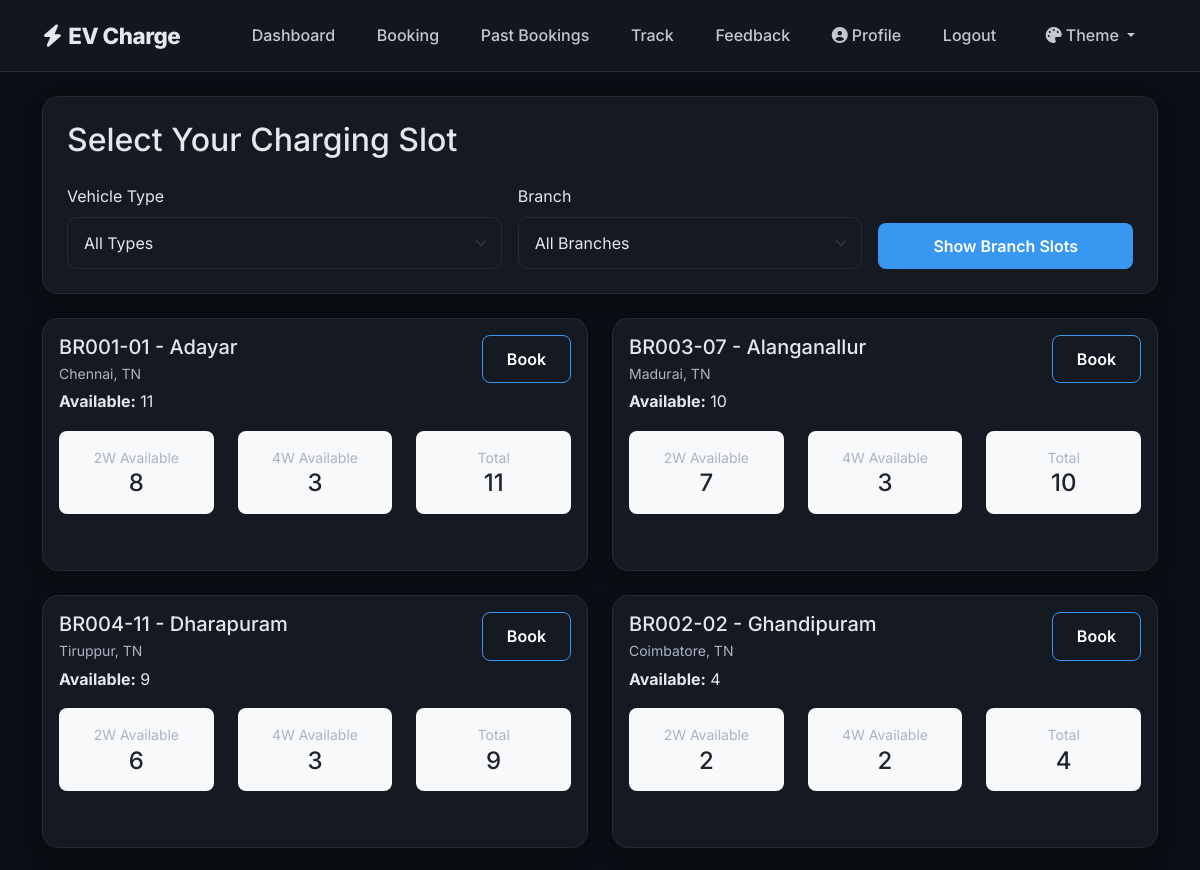
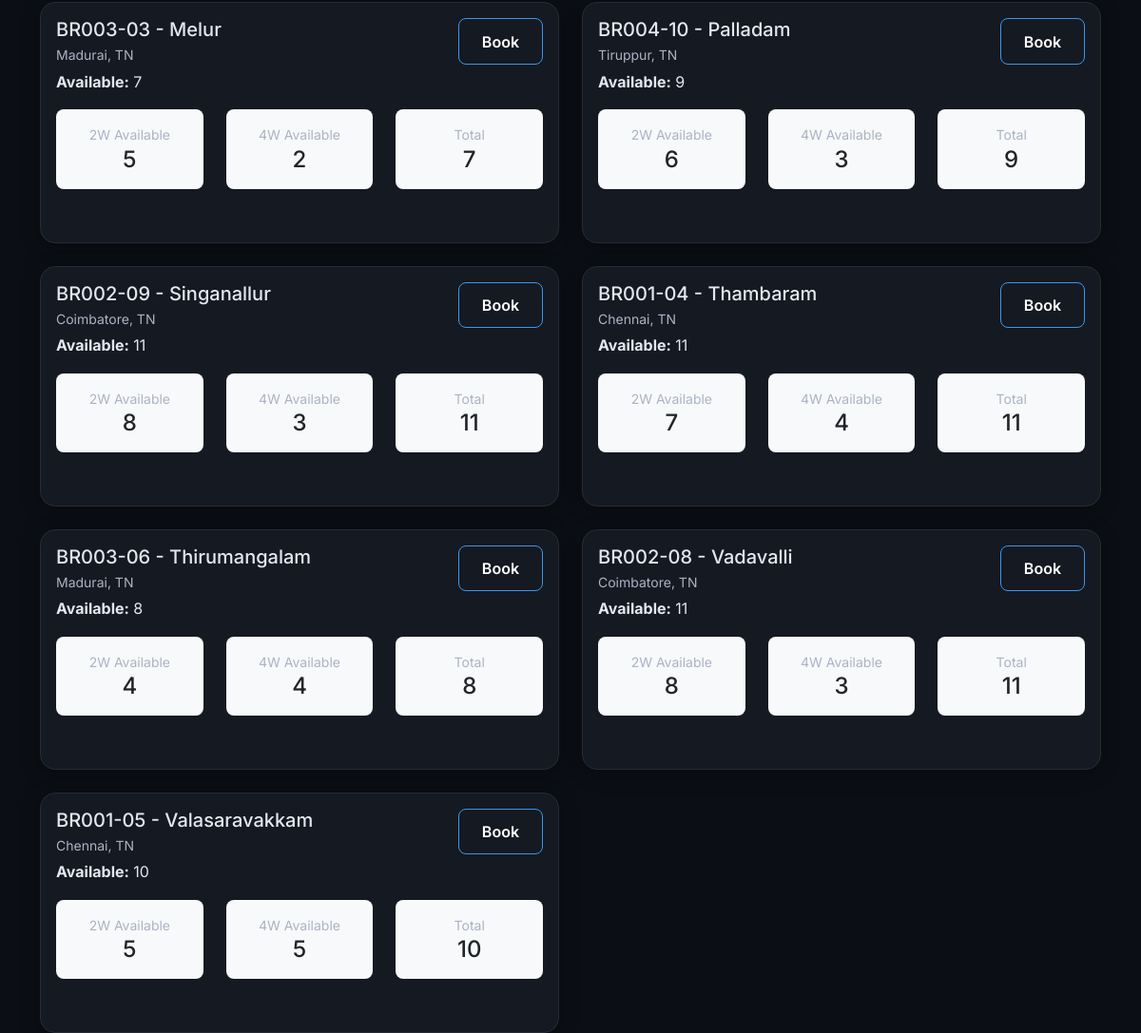
The app's page /user/booking (signed in) with its own data (2 pictures, top to bottom).
### models.py (models this page shows, shortened)
class Branch(db.Model):
    __tablename__ = 'branches'
    id = db.Column(db.Integer, primary_key=True)
    station_id = db.Column(db.Integer, db.ForeignKey('stations.id'), nullable=False)
    name = db.Column(db.String(120), nullable=False)
    location = db.Column(db.String(200), nullable=True)
    latitude = db.Column(db.Float, nullable=True)
    longitude = db.Column(db.Float, nullable=True)
    slots_2w_total = db.Column(db.Integer, default=0)
    slots_4w_total = db.Column(db.Integer, default=0)
    price_2w_per_hour = db.Column(db.Float, default=20.0)
    price_4w_per_hour = db.Column(db.Float, default=50.0)
    open_time = db.Column(db.Time, default=time(6, 0))
    close_time = db.Column(db.Time, default=time(22, 0))
    slots = db.relationship('Slot', backref='branch', lazy=True)
    @property
    def branch_code(self):
        if self.station and self.id:
            return f"{self.station.branch_code}-{self.id:02d}"
        return f"BR000-00"
    @property
    def branch_label(self):
        return f"{self.branch_code} - {self.name}"

class Station(db.Model):
    __tablename__ = 'stations'
    id = db.Column(db.Integer, primary_key=True)
    name = db.Column(db.String(100), nullable=False)
    location = db.Column(db.String(200), nullable=False)  # Tamil Nadu Area
    latitude = db.Column(db.Float, nullable=True)
    longitude = db.Column(db.Float, nullable=True)
    slots = db.relationship('Slot', backref='station', lazy=True)
    bookings = db.relationship('Booking', backref='station', lazy=True)
    feedbacks = db.relationship('Feedback', backref='station', lazy=True)
    branches = db.relationship('Branch', backref='station', lazy=True)
    @property
    def branch_code(self):
        return f"BR{self.id:03d}" if self.id else "BR000"

### routes/user_routes.py (the view, shortened to what this page needs)
@user_bp.route('/booking', methods=['GET', 'POST'])
@login_required
def booking():
    selected_vehicle = request.args.get('vehicle_type')
    selected_branch_id = request.args.get('branch_id', '').strip()
    selected_branch = None
    available_slots = []
    branches = Branch.query.order_by(Branch.name).all()
    branch_summaries = []
    for branch in branches:
        available_2w = Slot.query.filter_by(branch_id=branch.id, status='Available', type='2W', parent_slot_id=None).count()
        available_4w = Slot.query.filter_by(branch_id=branch.id, status='Available', type='4W', parent_slot_id=None).count()
        branch_summaries.append({
            'branch': branch,
            'available_2w': available_2w,
            'available_4w': available_4w,
            'total_available': available_2w + available_4w
        })
    if selected_branch_id:
        try:
            branch_id_int = int(selected_branch_id)
            selected_branch = Branch.query.get(branch_id_int)
        except ValueError:
            selected_branch = None
    available_2w = 0
    available_4w = 0
    return render_template('user/booking.html',
                           branches=branches,
                           branch_summaries=branch_summaries,
                           slots=available_slots,
                           selected_vehicle=selected_vehicle,
                           selected_branch=selected_branch,
                           selected_branch_id=selected_branch_id,
                           available_2w=available_2w,
                           available_4w=available_4w,
                           total_available=available_2w + available_4w)

### app.py (called while the page is built)
@login_manager.user_loader
def load_user(user_id):
    return User.query.get(int(user_id))

@app.context_processor
def inject_google_maps_api_key():
    return {
        'gmaps_api_key': app.config['GOOGLE_MAPS_API_KEY']
    }

### src/templates/user/booking.html (shortened to what this page needs)
{% extends "base.html" %}
{% block content %}
<div class="card p-4 mb-4">
    <h2 class="mb-4">Select Your Charging Slot</h2>
    <form method="GET" class="row g-3">
        <div class="col-md-5">
            <label class="form-label">Vehicle Type</label>
            <select name="vehicle_type" class="form-select">
                <option value="" {{ 'selected' if not selected_vehicle }}>All Types</option>
            </select>
        </div>
        <div class="col-md-4">
            <label class="form-label">Branch</label>
            <select name="branch_id" class="form-select">
                <option value="" {{ 'selected' if not selected_branch_id }}>All Branches</option>
            </select>
        </div>
        <div class="col-md-3 d-flex align-items-end">
            <button type="submit" class="btn btn-primary w-100">Show Branch Slots</button>
        </div>
    </form>
</div>
{% if selected_branch %}
    <div class="card mb-4">
        <div class="card-body">
            <div class="row align-items-center">
                <div class="col-md-8">
                    <h4 class="mb-2">{{ selected_branch.branch_label }}</h4>
                    <p class="mb-1 text-secondary"><i class="fas fa-map-marker-alt me-1"></i>{{ selected_branch.location or 'Location not set' }}</p>
                    <p class="mb-1"><strong>Operating Hours:</strong> {{ selected_branch.open_time.strftime('%H:%M') if selected_branch.open_time else '06:00' }} - {{ selected_branch.close_time.strftime('%H:%M') if selected_branch.close_time else '22:00' }}</p>
                    <p class="mb-1"><strong>Capacity:</strong> {{ selected_branch.slots_2w_total }} x 2W, {{ selected_branch.slots_4w_total }} x 4W</p>
                    <p class="mb-0"><strong>Available Now:</strong> {{ available_2w }} x 2W, {{ available_4w }} x 4W ({{ total_available }} total)</p>
                </div>
                <div class="col-md-4 text-end">
                    <span class="badge bg-info text-dark">Book this branch</span>
                </div>
            </div>
        </div>
    </div>
    <div class="card mb-4">
        <div class="card-body">
            <h4 class="mb-4">Complete Your Booking</h4>
            <form method="POST" class="row g-3">
                <input type="hidden" name="branch_id" value="{{ selected_branch.id }}">
                <div class="col-md-6">
                    <label class="form-label">Vehicle Type</label>
                    <select name="vehicle_type" class="form-select" required>
                        <option value="" {{ 'selected' if not selected_vehicle }}>Choose vehicle type</option>
                        <option value="2W" {{ 'selected' if selected_vehicle == '2W' }}>2-Wheeler</option>
                        <option value="4W" {{ 'selected' if selected_vehicle == '4W' }}>4-Wheeler</option>
                    </select>
                </div>
                <div class="col-md-6">
                    <label class="form-label">Booking Date</label>
                    <input type="date" name="booking_date" class="form-control" required>
                </div>
                <div class="col-md-6">
                    <label class="form-label">Booking Time</label>
                    <input type="time" name="booking_time" class="form-control" required>
                </div>
                <div class="col-md-6 d-flex align-items-end">
                    <button type="submit" class="btn btn-primary w-100">Confirm Booking</button>
                </div>
            </form>
        </div>
    </div>
{% else %}
    <div class="row row-cols-1 row-cols-md-2 g-4">
        {% for item in branch_summaries %}
            <div class="col">
                <div class="card h-100 p-3">
                    <div class="d-flex justify-content-between align-items-start mb-3">
                        <div>
                            <h5 class="mb-1">{{ item.branch.branch_label }}</h5>
                            <p class="text-secondary small mb-1">{{ item.branch.location or 'Location not set' }}</p>
                            <p class="mb-0"><strong>Available:</strong> {{ item.total_available }}</p>
                        </div>
                        <a href="{{ url_for('user.booking', branch_id=item.branch.id, vehicle_type=selected_vehicle) }}" class="btn btn-outline-primary">Book</a>
                    </div>
                    <div class="row text-center">
                        <div class="col">
                            <div class="p-3 bg-light rounded-3 mb-2">
                                <div class="text-muted small">2W Available</div>
                                <div class="h4 mb-0">{{ item.available_2w }}</div>
                            </div>
                        </div>
                        <div class="col">
                            <div class="p-3 bg-light rounded-3 mb-2">
                                <div class="text-muted small">4W Available</div>
                                <div class="h4 mb-0">{{ item.available_4w }}</div>
                            </div>
                        </div>
                        <div class="col">
                            <div class="p-3 bg-light rounded-3 mb-2">
                                <div class="text-muted small">Total</div>
                                <div class="h4 mb-0">{{ item.total_available }}</div>
                            </div>
                        </div>
                    </div>
                </div>
            </div>
        {% endfor %}
    </div>
{% endif %}
{% endblock %}

### src/templates/base.html (shortened to what this page needs)
<!DOCTYPE html>
<html lang="en">
<head>
    <link href="https://cdn.jsdelivr.net/npm/bootstrap@5.3.0/dist/css/bootstrap.min.css" rel="stylesheet">
    <link rel="stylesheet" href="https://cdnjs.cloudflare.com/ajax/libs/font-awesome/6.0.0/all.min.css">
    <link rel="stylesheet" href="{{ url_for('static', filename='css/style.css', v='1.2') }}">
</head>
<body>
    <nav class="navbar navbar-expand-lg">
        <div class="container">
            <a class="navbar-brand" href="{{ url_for('home') }}">
                <i class="fas fa-bolt me-2"></i>EV Charge
            </a>
            <div class="collapse navbar-collapse" id="navbarNav">
                <ul class="navbar-nav ms-auto">
                    {% if current_user.is_authenticated %}
                        {% if current_user.role == 'user' %}
                            <li class="nav-item"><a class="nav-link" href="{{ url_for('user.dashboard') }}">Dashboard</a></li>
                            <li class="nav-item"><a class="nav-link" href="{{ url_for('user.booking') }}">Booking</a></li>
                            <li class="nav-item"><a class="nav-link" href="{{ url_for('user.history') }}">Past Bookings</a></li>
                            <li class="nav-item"><a class="nav-link" href="{{ url_for('user.track') }}">Track</a></li>
                            <li class="nav-item"><a class="nav-link" href="{{ url_for('user.feedback') }}">Feedback</a></li>
                            <li class="nav-item"><a class="nav-link" href="{{ url_for('user.profile') }}"><i class="fas fa-user-circle me-1"></i>Profile</a></li>
                        {% endif %}
                        <li class="nav-item"><a class="nav-link" href="{{ url_for('user.logout' if current_user.role == 'user' else 'admin.logout') }}">Logout</a></li>
                    {% else %}
                        <li class="nav-item"><a class="nav-link" href="{{ url_for('user.login') }}">User Login</a></li>
                        <li class="nav-item"><a class="nav-link" href="{{ url_for('admin.login') }}">Admin Login</a></li>
                    {% endif %}
                    <li class="nav-item dropdown ms-2">
                        <a class="nav-link dropdown-toggle" href="#" id="themeDropdown" role="button" data-bs-toggle="dropdown" aria-expanded="false">
                            <i class="fas fa-palette me-1"></i>Theme
                        </a>
                    </li>
                </ul>
            </div>
        </div>
    </nav>
    <div class="container mt-4">
        {% block content %}{% endblock %}
    </div>
</body>
</html>

### static/css/style.css (style rules this page uses)
:root { --bg-color: #0b0e14; --card-bg: #151921; --border-color: #262c36; --text-primary: #e4e7f0; --text-secondary: #abb3c4; --accent-color: #3897f0; --success-color: #00f5a0; --danger-color: #ff4d4d; --glass-bg: rgba(21, 25, 33, 0.85); --btn-outline-text: #ffffff; }
body { background-color: var(--bg-color); color: var(--text-primary); font-family: 'Inter', sans-serif; margin: 0; padding: 0; line-height: 1.6; -webkit-font-smoothing: antialiased; }
i.fas, i.far, i.fab, i.fal, i.fad { font-family: "Font Awesome 6 Free", "Font Awesome 6 Brands", "Font Awesome 5 Free" !important; }
h1, h2, h3, h4, h5, h6, p, span, label, td, th, .nav-link, .navbar-brand { color: var(--text-primary) !important; }
.card strong, .card .review-title { color: var(--text-primary) !important; }
.text-secondary, small, .text-muted { color: var(--text-secondary) !important; }
.navbar { background: var(--glass-bg); backdrop-filter: blur(15px); border-bottom: 1px solid var(--border-color); padding: 0.8rem 2rem; position: sticky; top: 0; z-index: 1000; }
.navbar-brand { font-weight: 800; font-size: 1.4rem; letter-spacing: -0.5px; }
.nav-link { font-weight: 500; margin: 0 0.8rem; opacity: 0.85; transition: opacity 0.2s; }
.card { background-color: var(--card-bg); border: 1px solid var(--border-color); border-radius: 16px; padding: 2rem; margin-bottom: 2rem; box-shadow: 0 4px 20px rgba(0, 0, 0, 0.3); }
.btn-primary { background-color: var(--accent-color); border: none; border-radius: 8px; padding: 0.7rem 1.5rem; font-weight: 600; color: white !important; }
.btn-outline-primary { border: 1.5px solid var(--accent-color); color: var(--btn-outline-text) !important; background: transparent; border-radius: 8px; padding: 0.7rem 1.5rem; font-weight: 600; }
.form-control, .form-select { background-color: var(--card-bg); border: 1px solid var(--border-color); color: var(--text-primary) !important; border-radius: 10px; padding: 0.8rem 1rem; }

### records on screen
Branch: branch.branch_label "BR001-01 - Adayar", branch "Chennai, TN"
Branch: branch.branch_label "BR003-07 - Alanganallur", branch "Madurai, TN"
Branch: branch.branch_label "BR004-11 - Dharapuram", branch "Tiruppur, TN"
Branch: branch.branch_label "BR002-02 - Ghandipuram", branch "Coimbatore, TN"
Branch: branch.branch_label "BR003-03 - Melur", branch "Madurai, TN"
Branch: branch.branch_label "BR004-10 - Palladam", branch "Tiruppur, TN"
Branch: branch.branch_label "BR002-09 - Singanallur", branch "Coimbatore, TN"
Branch: branch.branch_label "BR001-04 - Thambaram", branch "Chennai, TN"
Branch: branch.branch_label "BR003-06 - Thirumangalam", branch "Madurai, TN"
Branch: branch.branch_label "BR002-08 - Vadavalli", branch "Coimbatore, TN"
Branch: branch.branch_label "BR001-05 - Valasaravakkam", branch "Chennai, TN"

### other values on screen
{{ item.total_available }} "11" "10" "9" "4" "7" "9" "11" "11" "8" "11" "10"
{{ item.available_2w }} "8" "7" "6" "2" "5" "6" "8" "7" "4" "8" "5"
{{ item.available_4w }} "3" "3" "3" "2" "2" "3" "3" "4" "4" "3" "5"
